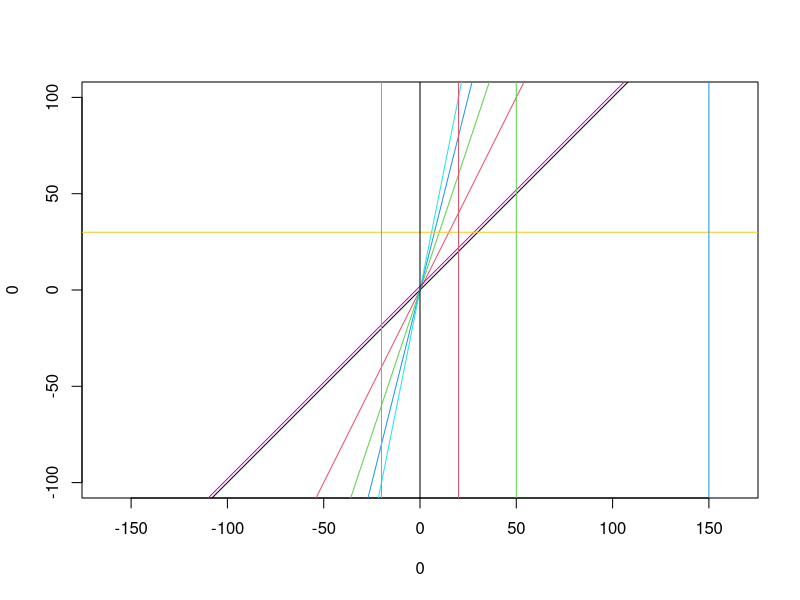

Generate this figure with R:
plot(0, 0, asp = 1, type = "n", xlim = c(-100, 100), ylim = c(-100, 100))

abline(0, 1, col = 1)
abline(0, 2, col = 2)
abline(0, 3, col = 3)
abline(0, 4, col = 4)
abline(0, 5, col = 5)
abline(2, 1, col = 6)

abline(h = 30, col = 7)

abline(v = -20, col = 8)
abline(v = 0, col = 9)
abline(v = 20, col = 10)
abline(v = 50, col = 11)
abline(v = 150, col = 12)


# NOTE:

# abline - pozwala na rysowanie funkcji liniowych oraz
# prostych pionowych i poziomych

# w celu przygotowania pustego wykresu można stworzyć
# plot typu "n" o odpowiednich wymiarach
